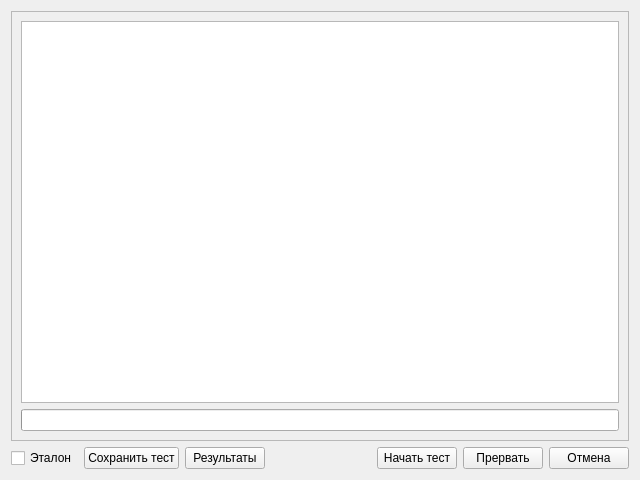
<?xml version="1.0" encoding="UTF-8"?>
<ui version="4.0">
 <class>TestRunner</class>
 <widget class="QWidget" name="TestRunner">
  <property name="geometry">
   <rect>
    <x>0</x>
    <y>0</y>
    <width>640</width>
    <height>480</height>
   </rect>
  </property>
  <property name="windowTitle">
   <string>Тестирование</string>
  </property>
  <layout class="QVBoxLayout" name="verticalLayout_2">
   <item>
    <widget class="QScrollArea" name="scrollArea">
     <property name="widgetResizable">
      <bool>true</bool>
     </property>
     <widget class="QWidget" name="scrollAreaWidgetContents">
      <property name="geometry">
       <rect>
        <x>0</x>
        <y>0</y>
        <width>620</width>
        <height>423</height>
       </rect>
      </property>
      <layout class="QVBoxLayout" name="verticalLayout">
       <item>
        <layout class="QGridLayout" name="gridLayout"/>
       </item>
       <item>
        <widget class="QTextBrowser" name="LogBox">
         <property name="sizePolicy">
          <sizepolicy hsizetype="Expanding" vsizetype="Expanding">
           <horstretch>0</horstretch>
           <verstretch>0</verstretch>
          </sizepolicy>
         </property>
        </widget>
       </item>
       <item>
        <widget class="QProgressBar" name="progressBar">
         <property name="maximum">
          <number>1</number>
         </property>
         <property name="value">
          <number>-1</number>
         </property>
        </widget>
       </item>
      </layout>
     </widget>
    </widget>
   </item>
   <item>
    <layout class="QGridLayout" name="gridLayout_2">
     <item row="2" column="2">
      <widget class="QPushButton" name="Results">
       <property name="text">
        <string>Результаты</string>
       </property>
      </widget>
     </item>
     <item row="2" column="4">
      <spacer name="horizontalSpacer">
       <property name="orientation">
        <enum>Qt::Horizontal</enum>
       </property>
       <property name="sizeHint" stdset="0">
        <size>
         <width>40</width>
         <height>20</height>
        </size>
       </property>
      </spacer>
     </item>
     <item row="2" column="1">
      <widget class="QPushButton" name="SaveTest">
       <property name="text">
        <string>Сохранить тест</string>
       </property>
      </widget>
     </item>
     <item row="2" column="6">
      <widget class="QPushButton" name="Abort">
       <property name="text">
        <string>Прервать</string>
       </property>
      </widget>
     </item>
     <item row="2" column="5">
      <widget class="QPushButton" name="Start">
       <property name="text">
        <string>Начать тест</string>
       </property>
      </widget>
     </item>
     <item row="2" column="7">
      <widget class="QPushButton" name="Cancel">
       <property name="text">
        <string>Отмена</string>
       </property>
      </widget>
     </item>
     <item row="2" column="0">
      <widget class="QCheckBox" name="Etalone">
       <property name="text">
        <string>Эталон</string>
       </property>
      </widget>
     </item>
    </layout>
   </item>
  </layout>
 </widget>
 <resources/>
 <connections/>
</ui>
